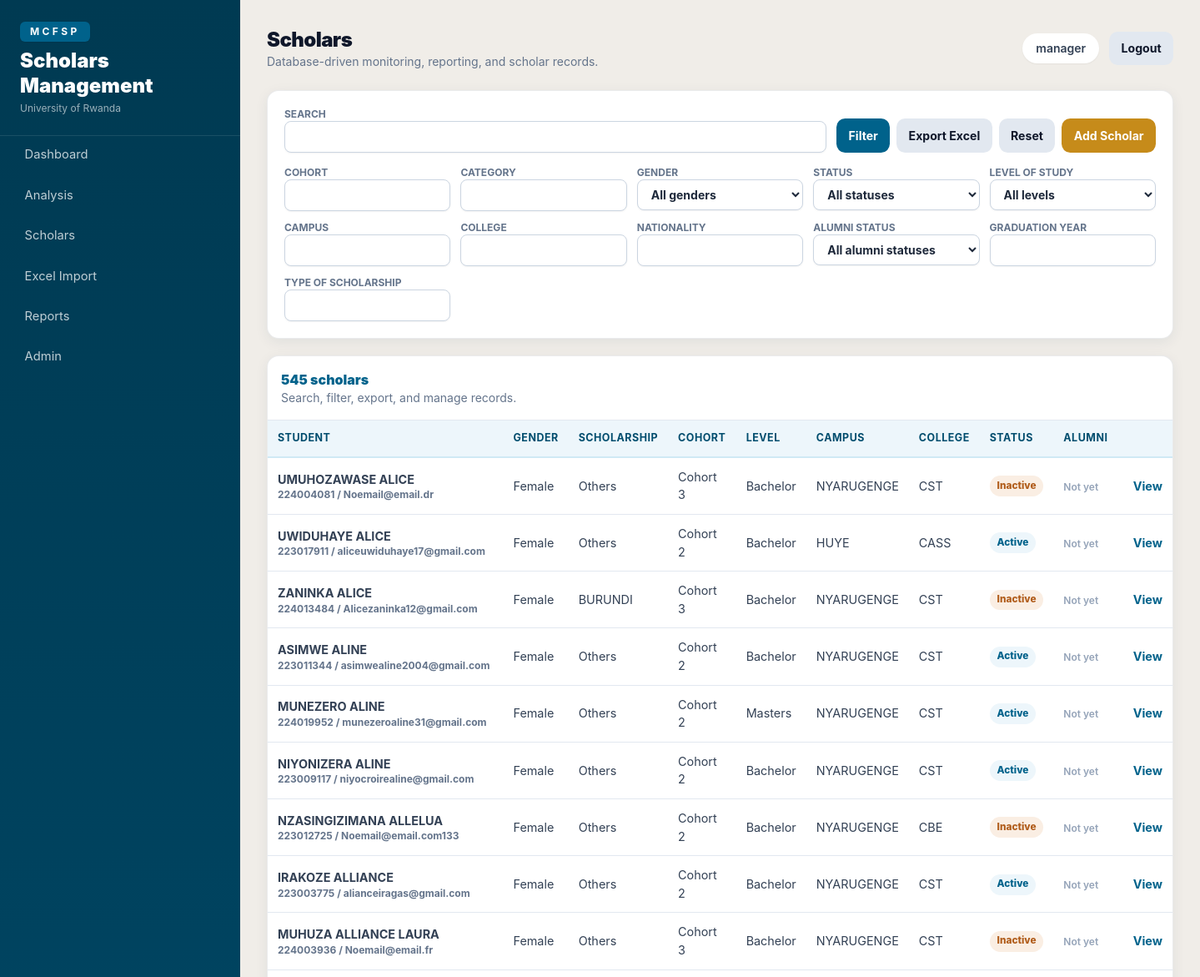
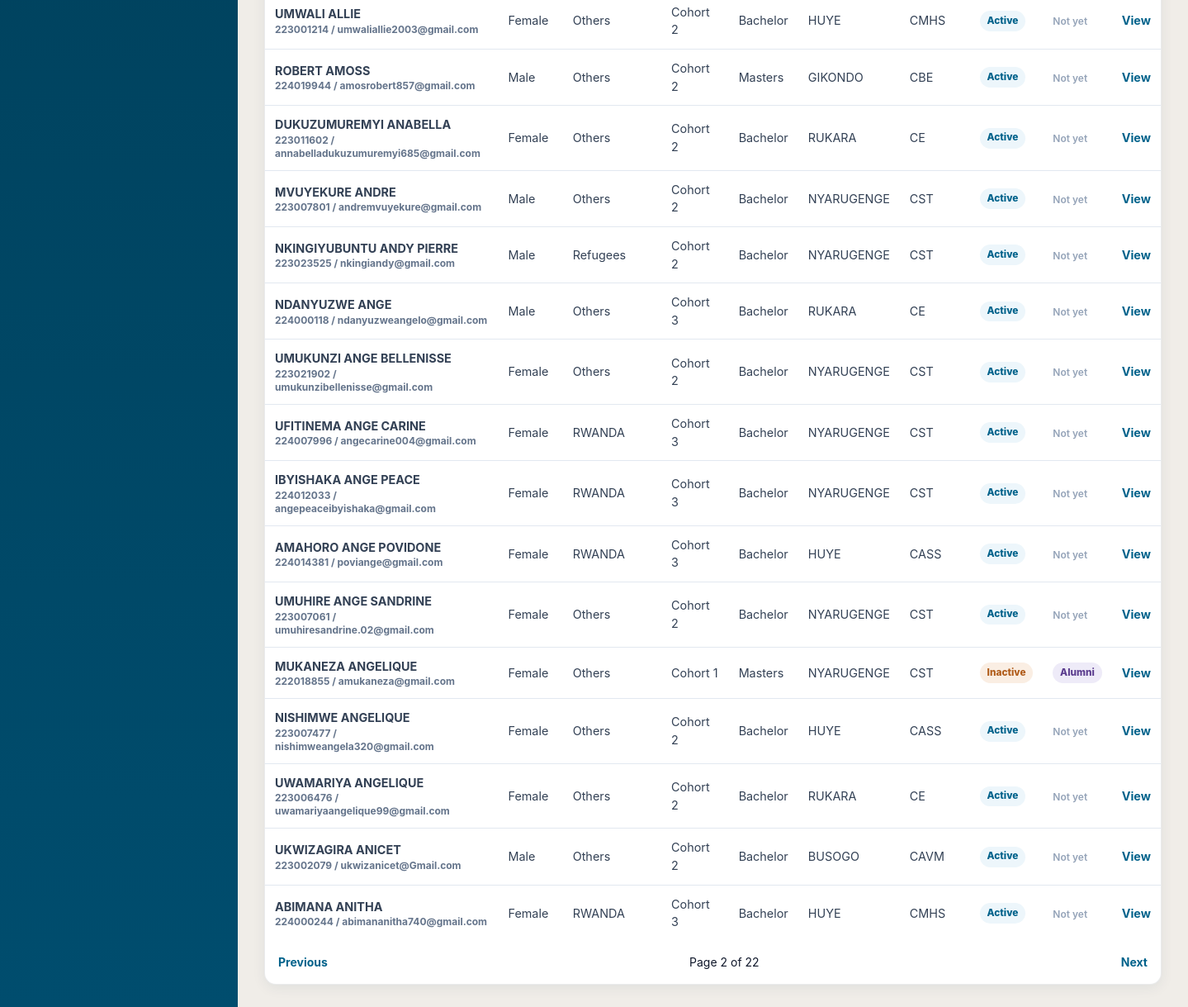
Screenshot of /scholars/?page=2 (signed in) with the database file from the repository (2 pictures, top to bottom).
### scholars/models.py (models this page shows, shortened)
class Scholar(models.Model):
    GENDER_CHOICES = [("Female", "Female"), ("Male", "Male"), ("Other", "Other")]
    STEM_CHOICES = [("STEM", "STEM"), ("Non-STEM", "Non-STEM")]
    LEVEL_CHOICES = [
        ("Bachelor", "Bachelor"),
        ("Masters", "Masters"),
        ("PhD", "PhD"),
        ("Diploma", "Diploma"),
        ("Certificate", "Certificate"),
    ]
    PROGRAM_CHOICES = [("Undergraduate", "Undergraduate"), ("Postgraduate", "Postgraduate")]
    student_no = models.CharField(max_length=60, unique=True, null=True, blank=True)
    first_name = models.CharField(max_length=100)
    last_name = models.CharField(max_length=100)
    gender = models.CharField(max_length=20, choices=GENDER_CHOICES)
    category = models.CharField(max_length=80, blank=True)
    cohort = models.CharField(max_length=20)
    level_of_study = models.CharField(max_length=40, choices=LEVEL_CHOICES)
    campus = models.CharField(max_length=120)
    college = models.CharField(max_length=160)
    nationality = models.CharField(max_length=100)
    program_type = models.CharField(max_length=50, choices=PROGRAM_CHOICES, blank=True)
    program = models.CharField(max_length=200, blank=True)
    program_of_studies = models.CharField(max_length=220, blank=True)
    stem_category = models.CharField(max_length=30, choices=STEM_CHOICES, blank=True)
    is_active = models.BooleanField(default=True)
    is_alumni = models.BooleanField(default=False)
    consider_alumni_as_active = models.BooleanField(default=False)
    expected_graduation_year = models.PositiveIntegerField(null=True, blank=True)
    graduation_year = models.PositiveIntegerField(null=True, blank=True)
    class_year = models.CharField(max_length=20, blank=True)
    intake = models.CharField(max_length=60, blank=True)
    batch = models.CharField(max_length=80, blank=True)
    type_of_scholarship = models.CharField(max_length=120, blank=True)
    region_category = models.CharField(max_length=120, blank=True)
    home_country = models.CharField(max_length=120, blank=True)
    nationality_country = models.CharField(max_length=120, blank=True)
    province = models.CharField(max_length=120, blank=True)
    district = models.CharField(max_length=120, blank=True)
    sector = models.CharField(max_length=120, blank=True)
    cell = models.CharField(max_length=120, blank=True)
    village = models.CharField(max_length=120, blank=True)
    length_of_program = models.CharField(max_length=60, blank=True)
    home_district = models.CharField(max_length=120, blank=True)
    promotion = models.CharField(max_length=120, blank=True)
    accepted_offer_status = models.CharField(max_length=120, blank=True)
    dropout_active_status = models.CharField(max_length=120, blank=True)
    active_status_reason = models.TextField(blank=True)
    replacement = models.CharField(max_length=120, blank=True)
    by_enrollment = models.CharField(max_length=120, blank=True)
    alumni_status = models.CharField(max_length=120, blank=True)
    dob = models.DateField(null=True, blank=True)
    marital_status = models.CharField(max_length=60, blank=True)
    joining_year = models.PositiveIntegerField(null=True, blank=True)
    phone = models.CharField(max_length=50, blank=True)
    email = models.EmailField(unique=True)
    date_of_leaving_program = models.DateField(null=True, blank=True)
    where_is_going = models.CharField(max_length=200, blank=True)
    family_parent_1 = models.CharField(max_length=160, blank=True)
    family_parent_2 = models.CharField(max_length=160, blank=True)
    family_parent_3 = models.CharField(max_length=160, blank=True)
    family_parent_relation_1 = models.CharField(max_length=120, blank=True)
    family_parent_relation_2 = models.CharField(max_length=120, blank=True)
    family_parent_relation_3 = models.CharField(max_length=120, blank=True)
    family_parent_phone_1 = models.CharField(max_length=50, blank=True)
    family_parent_phone_2 = models.CharField(max_length=50, blank=True)
    family_parent_phone_3 = models.CharField(max_length=50, blank=True)
    life_status = models.CharField(max_length=160, blank=True)
    remarks = models.TextField(blank=True)
    created_at = models.DateTimeField(auto_now_add=True)
    updated_at = models.DateTimeField(auto_now=True)
    class Meta:
        ordering = ["last_name", "first_name"]
        indexes = [
            models.Index(fields=["cohort", "category", "gender"]),
            models.Index(fields=["campus", "college"]),
            models.Index(fields=["is_active", "is_alumni"]),
            models.Index(fields=["student_no"]),
            models.Index(fields=["type_of_scholarship"]),
        ]
    @property
    def full_name(self):
        return f"{self.first_name} {self.last_name}"
    @property
    def active_from_dropout_status(self):
        return is_active_dropout_status(self.dropout_active_status)
    def get_absolute_url(self):
        return reverse("scholar_detail", kwargs={"pk": self.pk})

### scholars/views.py (the view)
# urls.py: path("", views.scholar_list, name="scholar_list"),
@login_required
def scholar_list(request):
    scholars, form = filter_scholars(Scholar.objects.all(), request.GET)
    if request.GET.get("export") == "excel":
        return export_scholars_excel(scholars)
    paginator = Paginator(scholars, 25)
    page_obj = paginator.get_page(request.GET.get("page"))
    query_params = request.GET.copy()
    query_params.pop("page", None)
    query_string = query_params.urlencode()
    return render(request, "scholars/list.html", {"page_obj": page_obj, "filter_form": form, "can_edit": can_edit_scholars(request.user), "query_string": query_string})

### scholars/forms.py
class ScholarFilterForm(TailwindFormMixin, forms.Form):
    cohort = forms.CharField(required=False)
    category = forms.CharField(required=False)
    gender = forms.ChoiceField(required=False, choices=[("", "All genders")] + Scholar.GENDER_CHOICES)
    status = forms.ChoiceField(required=False, choices=[("", "All statuses"), ("active", "Active"), ("inactive", "Inactive")])
    level_of_study = forms.ChoiceField(required=False, choices=[("", "All levels")] + Scholar.LEVEL_CHOICES)
    campus = forms.CharField(required=False)
    college = forms.CharField(required=False)
    nationality = forms.CharField(required=False)
    alumni_status = forms.ChoiceField(required=False, choices=[("", "All alumni statuses"), ("yes", "Alumni"), ("no", "Not alumni")])
    graduation_year = forms.IntegerField(required=False)
    type_of_scholarship = forms.CharField(required=False)
    q = forms.CharField(required=False, label="Search")
    def __init__(self, *args, **kwargs):
        super().__init__(*args, **kwargs)
        self._style_fields()

### accounts/permissions.py (called while the page is built)
def user_role(user):
    if user.is_superuser:
        return ADMIN
    return getattr(getattr(user, "profile", None), "role", VIEWER)

def can_edit_scholars(user):
    return user_role(user) in {ADMIN, PROGRAM_MANAGER, DATA_OFFICER}

### scholars/forms.py (called while the page is built)
    def _style_fields(self):
        for field in self.fields.values():
            classes = field.widget.attrs.get("class", "")
            field.widget.attrs["class"] = f"{classes} {self.base_class}".strip()

### scholars/status.py (called while the page is built)
def normalized_status(value):
    return " ".join(str(value or "").strip().lower().split())

def is_active_dropout_status(value):
    return normalized_status(value) in ACTIVE_DROPOUT_STATUS_VALUES

### templates/scholars/list.html
{% extends "base.html" %}
{% block page_title %}Scholars{% endblock %}
{% block content %}
<form class="card no-print mb-5 p-5" method="get">
  <div class="flex flex-col gap-3 lg:flex-row lg:items-end lg:justify-between">
    <label class="flex-1 text-xs font-bold uppercase text-slate-500">Search{{ filter_form.q }}</label>
    <div class="flex flex-wrap gap-2">
      <button class="btn btn-primary">Filter</button>
      <button class="btn btn-secondary" name="export" value="excel">Export Excel</button>
      <a class="btn btn-secondary" href="{% url 'scholar_list' %}">Reset</a>
      {% if can_edit %}<a class="btn btn-gold" href="{% url 'scholar_add' %}">Add Scholar</a>{% endif %}
    </div>
  </div>
  <div class="mt-4 grid gap-3 md:grid-cols-4 xl:grid-cols-5">
    {% for field in filter_form %}
      {% if field.name != "q" %}<label class="text-xs font-bold uppercase text-slate-500">{{ field.label }}{{ field }}</label>{% endif %}
    {% endfor %}
  </div>
</form>
<div class="card overflow-hidden">
  <div class="no-print flex items-center justify-between border-b border-slate-200 p-4">
    <div><div class="font-black text-[#00628b]">{{ page_obj.paginator.count }} scholars</div><div class="text-sm text-slate-500">Search, filter, export, and manage records.</div></div>
  </div>
  <div class="overflow-x-auto">
    <table class="table w-full">
      <thead><tr><th>Student</th><th>Gender</th><th>Scholarship</th><th>Cohort</th><th>Level</th><th>Campus</th><th>College</th><th>Status</th><th>Alumni</th><th></th></tr></thead>
      <tbody>
        {% for scholar in page_obj %}
          <tr>
            <td class="font-bold"><a href="{{ scholar.get_absolute_url }}">{{ scholar.full_name }}</a><div class="text-xs text-slate-500">{{ scholar.student_no|default:"No student no" }} / {{ scholar.email }}</div></td>
            <td>{{ scholar.gender }}</td><td>{{ scholar.type_of_scholarship|default:scholar.category }}</td><td>{{ scholar.cohort }}</td><td>{{ scholar.level_of_study }}</td><td>{{ scholar.campus }}</td><td>{{ scholar.college }}</td>
            <td>{% if scholar.active_from_dropout_status %}<span class="status-badge status-active">Active</span>{% else %}<span class="status-badge status-inactive">Inactive</span>{% endif %}</td><td>{% if scholar.is_alumni %}<span class="status-badge status-alumni">Alumni</span>{% else %}<span class="text-xs font-semibold text-slate-400">Not yet</span>{% endif %}</td>
            <td><a class="font-bold text-[#00628b]" href="{{ scholar.get_absolute_url }}">View</a></td>
          </tr>
        {% empty %}<tr><td colspan="10">No scholars found.</td></tr>{% endfor %}
      </tbody>
    </table>
  </div>
  <div class="no-print flex justify-between p-4 text-sm">
    {% if page_obj.has_previous %}<a class="font-bold text-[#00628b]" href="?{% if query_string %}{{ query_string }}&{% endif %}page={{ page_obj.previous_page_number }}">Previous</a>{% else %}<span></span>{% endif %}
    <span>Page {{ page_obj.number }} of {{ page_obj.paginator.num_pages }}</span>
    {% if page_obj.has_next %}<a class="font-bold text-[#00628b]" href="?{% if query_string %}{{ query_string }}&{% endif %}page={{ page_obj.next_page_number }}">Next</a>{% else %}<span></span>{% endif %}
  </div>
</div>
{% endblock %}

### templates/base.html (shortened to what this page needs)
{% load static %}
<!doctype html>
<html lang="en">
<head>
  <script src="https://cdn.tailwindcss.com"></script>
  <link rel="stylesheet" href="{% static 'css/app.css' %}">
</head>
<body class="bg-[#f0ede8] text-slate-900">
  <div class="min-h-screen lg:flex">
    <aside class="no-print sidebar text-white lg:fixed lg:inset-y-0 lg:w-72">
      <div class="px-6 py-6 border-b border-white/10">
        <div class="inline-flex rounded-md bg-[#00628b] px-3 py-1 text-xs font-bold uppercase tracking-[0.28em] text-white shadow-sm">MCFSP</div>
        <div class="mt-2 text-2xl font-black leading-tight">Scholars Management</div>
        <div class="mt-1 text-xs text-white/60">University of Rwanda</div>
      </div>
      <nav class="space-y-1 px-4 pb-6">
        <a class="nav-link" href="{% url 'dashboard' %}">Dashboard</a>
        <a class="nav-link" href="{% url 'analysis' %}">Analysis</a>
        <a class="nav-link" href="{% url 'scholar_list' %}">Scholars</a>
        <a class="nav-link" href="{% url 'import_upload' %}">Excel Import</a>
        <a class="nav-link" href="{% url 'report_index' %}">Reports</a>
        <a class="nav-link" href="{% url 'admin:index' %}">Admin</a>
      </nav>
    </aside>
    <main class="lg:ml-72 flex-1 p-4 sm:p-6 lg:p-8">
      <header class="no-print mb-6 flex flex-col gap-3 sm:flex-row sm:items-center sm:justify-between">
        <div>
          <h1 class="text-2xl font-black tracking-tight">{% block page_title %}Dashboard{% endblock %}</h1>
          <p class="text-sm text-slate-500">Database-driven monitoring, reporting, and scholar records.</p>
        </div>
        <div class="flex items-center gap-3 text-sm">
          {% if user.is_authenticated %}
            <span class="rounded-full bg-white px-4 py-2 font-semibold text-slate-700 shadow-sm">{{ user.username }}</span>
            <form method="post" action="{% url 'logout' %}">{% csrf_token %}<button class="btn btn-secondary">Logout</button></form>
          {% endif %}
        </div>
      </header>
      {% block content %}{% endblock %}
    </main>
  </div>
</body>
</html>

### static/css/app.css (style rules this page uses)
:root { --primary: #00628b; --primary-dark: #004d6e; --primary-deep: #003a52; --primary-mid: #0079aa; --primary-pale: #d0e9f5; --primary-faint:#edf6fb; --gold: #c68b1a; --gold-pale: #fdf3dd; --bg: #f0ede8; --ink: #354055; --muted: #8e9aaa; --mcfsp-blue: #00628b; --mcfsp-teal: #00628b; --mcfsp-gold: #c68b1a; --mcfsp-bg: #f0ede8; --mcfsp-ink: #354055; --mcfsp-muted: #8e9aaa; }
body { font-family: Inter, ui-sans-serif, system-ui, -apple-system, BlinkMacSystemFont, "Segoe UI", sans-serif; }
.sidebar { background: linear-gradient(180deg, var(--primary-deep) 0%, var(--primary-dark) 100%); }
.nav-link { display:flex; align-items:center; gap:.65rem; border-radius:.65rem; padding:.7rem .85rem; color:rgba(255,255,255,.75); font-size:.92rem; transition:background .15s, color .15s; }
.card { border:1px solid rgba(30,40,50,.09); background:#fff; border-radius:14px; box-shadow:0 4px 16px rgba(0,62,90,.07); }
.btn { display:inline-flex; align-items:center; justify-content:center; gap:.4rem; border-radius:.65rem; padding:.62rem .9rem; font-weight:700; font-size:.88rem; transition:filter .15s; }
.btn-primary { background:var(--primary); color:white; }
.btn-secondary { background:#e2e8f0; color:#0f172a; }
.btn-gold { background:var(--gold); color:white; }
.table th { background:var(--primary-faint); color:var(--primary-dark); font-weight:700; text-align:left; padding:.75rem; font-size:.78rem; text-transform:uppercase; letter-spacing:.04em; border-bottom:2px solid var(--primary-pale); }
.table td { border-top:1px solid #e2e8f0; padding:.75rem; font-size:.9rem; color:#334155; }
.status-badge { display:inline-flex; align-items:center; border-radius:999px; padding:.22rem .55rem; font-size:.74rem; font-weight:800; }
.status-active { background:var(--primary-faint); color:var(--primary); }
.status-inactive { background:#faeee3; color:#b05c1a; }
.status-alumni { background:#eeebf8; color:#5c3e8f; }

### rows the page displays
Scholar: full_name "UMUHOZAWASE ALICE", student_no "224004081", email "Noemail@email.dr", gender "Female", type_of_scholarship "Others", cohort "Cohort 3", level_of_study "Bachelor", campus "NYARUGENGE", college "CST", shows "Inactive", is_alumni "Not yet"
Scholar: full_name "UWIDUHAYE ALICE", student_no "223017911", email "aliceuwiduhaye17@gmail.com", gender "Female", type_of_scholarship "Others", cohort "Cohort 2", level_of_study "Bachelor", campus "HUYE", college "CASS", dropout_active_status "Active", is_alumni "Not yet"
Scholar: full_name "ZANINKA ALICE", student_no "224013484", email "Alicezaninka12@gmail.com", gender "Female", type_of_scholarship "BURUNDI", cohort "Cohort 3", level_of_study "Bachelor", campus "NYARUGENGE", college "CST", shows "Inactive", is_alumni "Not yet"
Scholar: full_name "ASIMWE ALINE", student_no "223011344", email "asimwealine2004@gmail.com", gender "Female", type_of_scholarship "Others", cohort "Cohort 2", level_of_study "Bachelor", campus "NYARUGENGE", college "CST", dropout_active_status "Active", is_alumni "Not yet"
Scholar: full_name "MUNEZERO ALINE", student_no "224019952", email "munezeroaline31@gmail.com", gender "Female", type_of_scholarship "Others", cohort "Cohort 2", level_of_study "Masters", campus "NYARUGENGE", college "CST", dropout_active_status "Active", is_alumni "Not yet"
Scholar: full_name "NIYONIZERA ALINE", student_no "223009117", email "niyocroirealine@gmail.com", gender "Female", type_of_scholarship "Others", cohort "Cohort 2", level_of_study "Bachelor", campus "NYARUGENGE", college "CST", dropout_active_status "Active", is_alumni "Not yet"
Scholar: full_name "NZASINGIZIMANA ALLELUA", student_no "223012725", email "Noemail@email.com133", gender "Female", type_of_scholarship "Others", cohort "Cohort 2", level_of_study "Bachelor", campus "NYARUGENGE", college "CBE", shows "Inactive", is_alumni "Not yet"
Scholar: full_name "IRAKOZE ALLIANCE", student_no "223003775", email "alianceiragas@gmail.com", gender "Female", type_of_scholarship "Others", cohort "Cohort 2", level_of_study "Bachelor", campus "NYARUGENGE", college "CST", dropout_active_status "Active", is_alumni "Not yet"
Scholar: full_name "MUHUZA ALLIANCE LAURA", student_no "224003936", email "Noemail@email.fr", gender "Female", type_of_scholarship "Others", cohort "Cohort 3", level_of_study "Bachelor", campus "NYARUGENGE", college "CST", shows "Inactive", is_alumni "Not yet"
Scholar: full_name "UMWALI ALLIE", student_no "223001214", email "umwaliallie2003@gmail.com", gender "Female", type_of_scholarship "Others", cohort "Cohort 2", level_of_study "Bachelor", campus "HUYE", college "CMHS", dropout_active_status "Active", is_alumni "Not yet"
Scholar: full_name "ROBERT AMOSS", student_no "224019944", email "amosrobert857@gmail.com", gender "Male", type_of_scholarship "Others", cohort "Cohort 2", level_of_study "Masters", campus "GIKONDO", college "CBE", dropout_active_status "Active", is_alumni "Not yet"
Scholar: full_name "DUKUZUMUREMYI ANABELLA", student_no "223011602", email "annabelladukuzumuremyi685@gmail.com", gender "Female", type_of_scholarship "Others", cohort "Cohort 2", level_of_study "Bachelor", campus "RUKARA", college "CE", dropout_active_status "Active", is_alumni "Not yet"
Scholar: full_name "MVUYEKURE ANDRE", student_no "223007801", email "andremvuyekure@gmail.com", gender "Male", type_of_scholarship "Others", cohort "Cohort 2", level_of_study "Bachelor", campus "NYARUGENGE", college "CST", dropout_active_status "Active", is_alumni "Not yet"
Scholar: full_name "NKINGIYUBUNTU ANDY PIERRE", student_no "223023525", email "nkingiandy@gmail.com", gender "Male", type_of_scholarship "Refugees", cohort "Cohort 2", level_of_study "Bachelor", campus "NYARUGENGE", college "CST", dropout_active_status "Active", is_alumni "Not yet"
Scholar: full_name "NDANYUZWE ANGE", student_no "224000118", email "ndanyuzweangelo@gmail.com", gender "Male", type_of_scholarship "Others", cohort "Cohort 3", level_of_study "Bachelor", campus "RUKARA", college "CE", dropout_active_status "Active", is_alumni "Not yet"
Scholar: full_name "UMUKUNZI ANGE BELLENISSE", student_no "223021902", email "umukunzibellenisse@gmail.com", gender "Female", type_of_scholarship "Others", cohort "Cohort 2", level_of_study "Bachelor", campus "NYARUGENGE", college "CST", dropout_active_status "Active", is_alumni "Not yet"
Scholar: full_name "UFITINEMA ANGE CARINE", student_no "224007996", email "angecarine004@gmail.com", gender "Female", type_of_scholarship "RWANDA", cohort "Cohort 3", level_of_study "Bachelor", campus "NYARUGENGE", college "CST", dropout_active_status "Active", is_alumni "Not yet"
Scholar: full_name "IBYISHAKA ANGE PEACE", student_no "224012033", email "angepeaceibyishaka@gmail.com", gender "Female", type_of_scholarship "RWANDA", cohort "Cohort 3", level_of_study "Bachelor", campus "NYARUGENGE", college "CST", dropout_active_status "Active", is_alumni "Not yet"
Scholar: full_name "AMAHORO ANGE POVIDONE", student_no "224014381", email "poviange@gmail.com", gender "Female", type_of_scholarship "RWANDA", cohort "Cohort 3", level_of_study "Bachelor", campus "HUYE", college "CASS", dropout_active_status "Active", is_alumni "Not yet"
Scholar: full_name "UMUHIRE ANGE SANDRINE", student_no "223007061", email "umuhiresandrine.02@gmail.com", gender "Female", type_of_scholarship "Others", cohort "Cohort 2", level_of_study "Bachelor", campus "NYARUGENGE", college "CST", dropout_active_status "Active", is_alumni "Not yet"
Scholar: full_name "MUKANEZA ANGELIQUE", student_no "222018855", email "amukaneza@gmail.com", gender "Female", type_of_scholarship "Others", cohort "Cohort 1", level_of_study "Masters", campus "NYARUGENGE", college "CST", shows "Inactive", is_alumni "Alumni"
Scholar: full_name "NISHIMWE ANGELIQUE", student_no "223007477", email "nishimweangela320@gmail.com", gender "Female", type_of_scholarship "Others", cohort "Cohort 2", level_of_study "Bachelor", campus "HUYE", college "CASS", dropout_active_status "Active", is_alumni "Not yet"
Scholar: full_name "UWAMARIYA ANGELIQUE", student_no "223006476", email "uwamariyaangelique99@gmail.com", gender "Female", type_of_scholarship "Others", cohort "Cohort 2", level_of_study "Bachelor", campus "RUKARA", college "CE", dropout_active_status "Active", is_alumni "Not yet"
Scholar: full_name "UKWIZAGIRA ANICET", student_no "223002079", email "ukwizanicet@Gmail.com", gender "Male", type_of_scholarship "Others", cohort "Cohort 2", level_of_study "Bachelor", campus "BUSOGO", college "CAVM", dropout_active_status "Active", is_alumni "Not yet"
Scholar: full_name "ABIMANA ANITHA", student_no "224000244", email "abimananitha740@gmail.com", gender "Female", type_of_scholarship "RWANDA", cohort "Cohort 3", level_of_study "Bachelor", campus "HUYE", college "CMHS", dropout_active_status "Active", is_alumni "Not yet"

### other values shown
{{ user.username }} "manager"
{{ field.label }} "COHORT" "CATEGORY" "GENDER" "STATUS" "LEVEL OF STUDY" "CAMPUS" "COLLEGE" "NATIONALITY" "ALUMNI STATUS" "GRADUATION YEAR" "TYPE OF SCHOLARSHIP"
{{ page_obj.paginator.count }} "545"
{{ page_obj.number }} "2"
{{ page_obj.paginator.num_pages }} "22"
